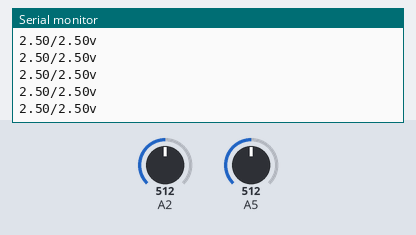
The sketch below on a simulated Arduino Uno, built with avr-gcc and run on an emulated ATmega328P. Parts: the last lines printed to the serial monitor. The inputs (shaded band) are chosen by the test bench; at power-on: A2 = 512, A5 = 512.

Above: at 1.2 s.
1.3 s: A2 set to 716
At 2.3 s:
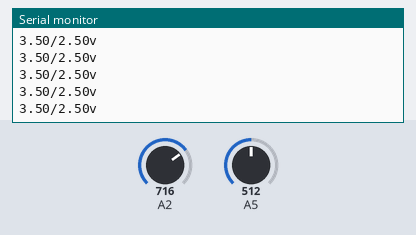
4.3 s: A5 set to 716
At 5.4 s:
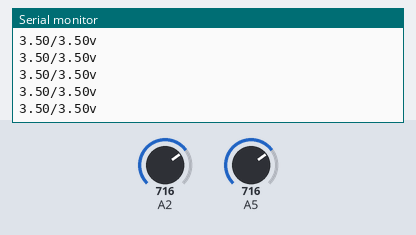
5.8 s: A2 set to 900
At 6.5 s:
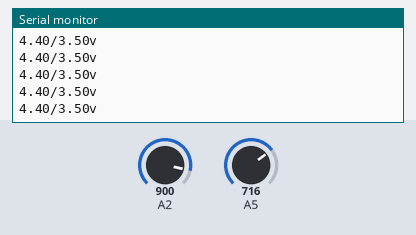
8.8 s: A5 set to 900
At 9.9 s:
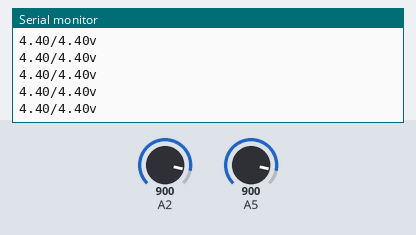
Timing chart, 0 to 11.3 s (numbered marks = the images above; inputs shaded):
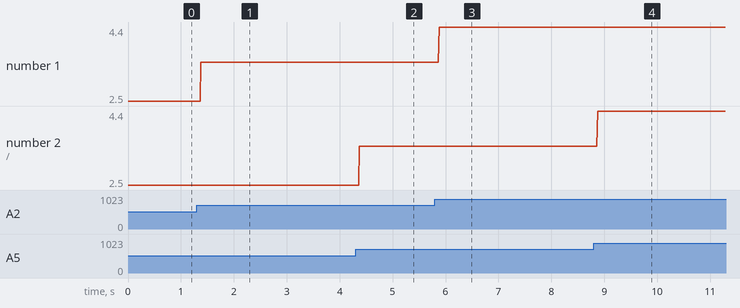

The sketch:

3-Voltaje2decimales.ino
```cpp
float analogico_2;
float analogico_5;
float voltaje0;
float voltaje1;


void setup() {
  Serial.begin(9600);
  pinMode(A2, INPUT);
  pinMode(A5, INPUT);
}

void loop() {
  analogico_2 = analogRead(A2);
  voltaje0 = analogico_2 * (5.0 / 1023.0);
  analogico_5 = analogRead(A5);
  voltaje1 = analogico_5 * (5.0 / 1023.0);


  Serial.print(voltaje0);
  Serial.print("/");
  Serial.print (voltaje1);
  Serial.println ("v");

}
```

Measured:
- after the input at 1.3 s, the serial monitor: prints a new line after 0.07 s (image 1)
- after the input at 4.3 s, the serial monitor: prints a new line after 0.07 s (image 2)
- after the input at 5.8 s, the serial monitor: prints a new line after 0.08 s (image 3)
- after the input at 8.8 s, the serial monitor: prints a new line after 0.07 s (image 4)
- plotted number 1: 2.5 → 3.5 after the input at 1.3 s, 3.5 → 4.4 after the input at 5.8 s
